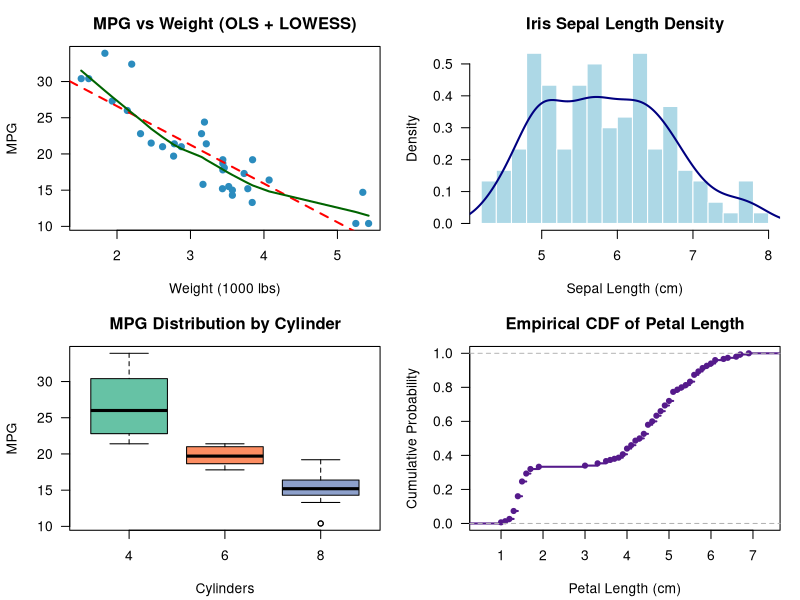
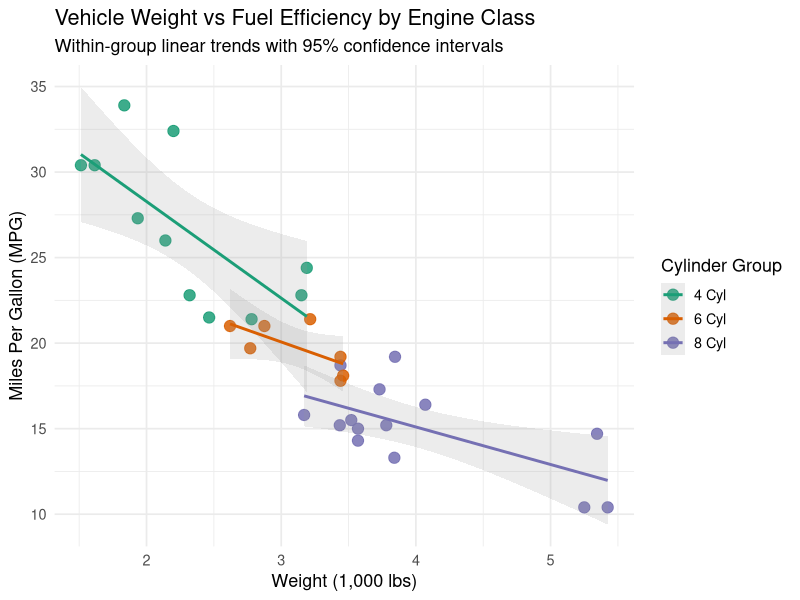

These figures' R source, in order:
## ---- chunk 1
knitr::opts_chunk$set(
  echo = TRUE,
  warning = FALSE,
  message = FALSE,
  fig.width = 9,
  fig.height = 5.5
)
## ---- chunk 2
old_par <- par(mfrow = c(2, 2), mar = c(4.2, 4.2, 2.8, 1.2), las = 1)

# 1. Scatter + Regression
plot(mtcars$wt, mtcars$mpg, pch = 19, col = "#2b8cbe",
     xlab = "Weight (1000 lbs)", ylab = "MPG", main = "MPG vs Weight (OLS + LOWESS)")
abline(lm(mpg ~ wt, data = mtcars), col = "red", lwd = 2, lty = 2)
lines(lowess(mtcars$wt, mtcars$mpg), col = "darkgreen", lwd = 2)

# 2. Density Histogram
hist(iris$Sepal.Length, breaks = 15, freq = FALSE, col = "lightblue", border = "white",
     xlab = "Sepal Length (cm)", main = "Iris Sepal Length Density")
lines(density(iris$Sepal.Length), col = "navy", lwd = 2)

# 3. Notched Boxplot
boxplot(mpg ~ cyl, data = mtcars, col = c("#66c2a5", "#fc8d62", "#8da0cb"),
        xlab = "Cylinders", ylab = "MPG", main = "MPG Distribution by Cylinder")

# 4. ECDF (Empirical Cumulative Distribution Function)
plot(ecdf(iris$Petal.Length), col = "purple4", lwd = 2,
     xlab = "Petal Length (cm)", ylab = "Cumulative Probability",
     main = "Empirical CDF of Petal Length")

par(old_par)
## ---- chunk 3
if (requireNamespace("ggplot2", quietly = TRUE)) {
  library(ggplot2)

  cars_df <- mtcars
  cars_df$cyl_fct <- factor(cars_df$cyl, labels = c("4 Cyl", "6 Cyl", "8 Cyl"))

  ggplot(cars_df, aes(x = wt, y = mpg, color = cyl_fct)) +
    geom_point(size = 3.5, alpha = 0.85) +
    geom_smooth(method = "lm", formula = y ~ x, se = TRUE, alpha = 0.18) +
    scale_color_manual(values = c("#1b9e77", "#d95f02", "#7570b3")) +
    labs(
      title = "Vehicle Weight vs Fuel Efficiency by Engine Class",
      subtitle = "Within-group linear trends with 95% confidence intervals",
      x = "Weight (1,000 lbs)",
      y = "Miles Per Gallon (MPG)",
      color = "Cylinder Group"
    ) +
    theme_minimal(base_size = 13)
}
